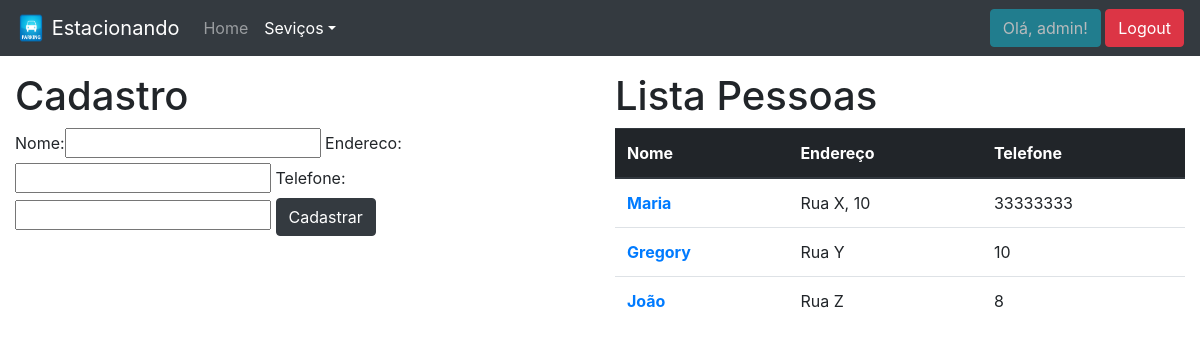
Screenshot of /sistema/pessoas/ (signed in) with the database file from the repository.
### core/models.py (models this page shows, shortened)
class Pessoa(models.Model):
    nome = models.CharField(max_length=100)
    endereco = models.CharField(max_length=200)
    telefone = models.CharField(max_length=20)

### core/views.py (the view)
# urls.py: path('pessoas/', lista_pessoas, name='core_lista_pessoas'),
@login_required
def lista_pessoas(request):
    pessoas = Pessoa.objects.all()
    form = PessoaForm()
    dados = {'pessoas' : pessoas, 'form' : form}
    return render(request, 'core/lista_pessoas.html', dados)

### core/form.py
class PessoaForm(ModelForm):
    class Meta:
        model = Pessoa
        fields = '__all__'

### templates/core/lista_pessoas.html (shortened to what this page needs)
{% extends 'core/base.html' %}
{% load static %}
{% load bootstrap %}
{% block menu %}
    <nav class="navbar fixed-top navbar-dark bg-dark navbar-expand-lg">
        <a class="navbar-brand" href="{% url 'website_home' %}">
            <img src="{% static 'img/CarParkingSign.png' %}" width="30" height="30" class="d-inline-block align-top" alt="">
            Estacionando
        </a>
        <div class="collapse navbar-collapse" id="navbarSupportedContent">
            <ul class="navbar-nav mr-auto">
                <li class="nav-item">
                    <a class="nav-link" href="{% url 'core_home' %}">Home</a>
                </li>
                <li class="nav-item dropdown active">
                    <a class="nav-link dropdown-toggle" href="#" id="navbarDropdown" role="button" data-toggle="dropdown" aria-haspopup="true" aria-expanded="false">Seviços</a>
                </li>
            </ul>
            <ul class="navbar-nav">
                {% if user.is_authenticated %}
                    <li class="nav-item">
                        <a class="btn btn-info disabled" href="">Olá, {{ user }}!</a>
                        <a class="btn btn-danger" href="{% url 'logout' %}">Logout</a>
                    </li>
                {% else %}
                    <li class="nav-item">
                        <a class="nav-link" href="{% url 'login' %}">Login</a>
                    </li>
                {% endif %}
            </ul>
        </div>
    </nav>
{% endblock %}
{% block main %}
    <div class="row">
        <div class="col-sm-6">
            <h1>Cadastro</h1>
            <form action="{% url 'core_nova_pessoa' %}" method="POST">
                {{ form|bootstrap }}
                <button type="submit" class="btn btn-dark">Cadastrar</button>
            </form>
        </div>
        <div class="col-sm-6">
            <h1>Lista Pessoas</h1>
            <table class="table">
                <thead class="thead-dark">
                    <tr>
                        <th scope="col">Nome</th>
                        <th scope="col">Endereço</th>
                        <th scope="col">Telefone</th>
                    </tr>
                </thead>
                <tbody>
                    {% for pessoa in pessoas %}
                        <tr>
                            <th scope="row"><a href="{% url 'core_update_pessoa' pessoa.id %}">{{ pessoa.nome }}</a></th>
                            <td>{{ pessoa.endereco }}</td>
                            <td>{{ pessoa.telefone }}</td>
                        </tr>
                    {% endfor %}
                </tbody>
            </table>
        </div>
    </div>
{% endblock %}

### templates/core/base.html (style rules this page uses)
body { padding-top: 4.5rem; }

### rows the page displays
Pessoa: nome "Maria", endereco "Rua X, 10", telefone "33333333"
Pessoa: nome "Gregory", endereco "Rua Y", telefone "10"
Pessoa: nome "João", endereco "Rua Z", telefone "8"

### other values shown
{{ user }} "admin"
